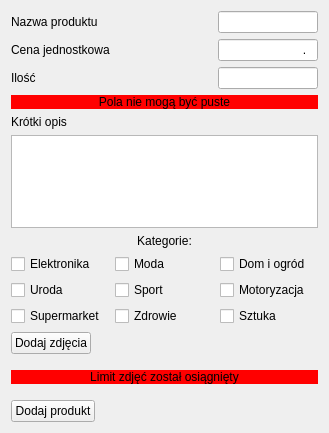
<?xml version="1.0" encoding="UTF-8"?>
<ui version="4.0">
 <class>AddProductForm</class>
 <widget class="QWidget" name="AddProductForm">
  <property name="geometry">
   <rect>
    <x>0</x>
    <y>0</y>
    <width>329</width>
    <height>433</height>
   </rect>
  </property>
  <property name="minimumSize">
   <size>
    <width>329</width>
    <height>0</height>
   </size>
  </property>
  <property name="windowTitle">
   <string>Form</string>
  </property>
  <layout class="QVBoxLayout" name="verticalLayout_2">
   <item>
    <layout class="QVBoxLayout" name="verticalLayout">
     <item>
      <layout class="QHBoxLayout" name="productNameLayout" stretch="1,1,1">
       <item>
        <widget class="QLabel" name="productNameLabel">
         <property name="text">
          <string>Nazwa produktu</string>
         </property>
        </widget>
       </item>
       <item>
        <spacer name="horizontalSpacer">
         <property name="orientation">
          <enum>Qt::Orientation::Horizontal</enum>
         </property>
         <property name="sizeHint" stdset="0">
          <size>
           <width>40</width>
           <height>20</height>
          </size>
         </property>
        </spacer>
       </item>
       <item>
        <widget class="QLineEdit" name="productNameEdit">
         <property name="inputMask">
          <string/>
         </property>
         <property name="maxLength">
          <number>50</number>
         </property>
         <property name="alignment">
          <set>Qt::AlignmentFlag::AlignRight|Qt::AlignmentFlag::AlignTrailing|Qt::AlignmentFlag::AlignVCenter</set>
         </property>
        </widget>
       </item>
      </layout>
     </item>
     <item>
      <layout class="QHBoxLayout" name="productPriceLayout" stretch="1,1,1">
       <item>
        <widget class="QLabel" name="productPriceLabel">
         <property name="text">
          <string>Cena jednostkowa</string>
         </property>
        </widget>
       </item>
       <item>
        <spacer name="horizontalSpacer_2">
         <property name="orientation">
          <enum>Qt::Orientation::Horizontal</enum>
         </property>
         <property name="sizeHint" stdset="0">
          <size>
           <width>40</width>
           <height>20</height>
          </size>
         </property>
        </spacer>
       </item>
       <item>
        <widget class="QLineEdit" name="productPriceEdit">
         <property name="inputMask">
          <string>999999.99</string>
         </property>
         <property name="text">
          <string>.</string>
         </property>
         <property name="maxLength">
          <number>9</number>
         </property>
         <property name="echoMode">
          <enum>QLineEdit::EchoMode::Normal</enum>
         </property>
         <property name="alignment">
          <set>Qt::AlignmentFlag::AlignRight|Qt::AlignmentFlag::AlignTrailing|Qt::AlignmentFlag::AlignVCenter</set>
         </property>
        </widget>
       </item>
      </layout>
     </item>
     <item>
      <layout class="QHBoxLayout" name="productAmountLayout" stretch="1,1,1">
       <item>
        <widget class="QLabel" name="productAmountLabel">
         <property name="text">
          <string>Ilość</string>
         </property>
        </widget>
       </item>
       <item>
        <spacer name="horizontalSpacer_3">
         <property name="orientation">
          <enum>Qt::Orientation::Horizontal</enum>
         </property>
         <property name="sizeHint" stdset="0">
          <size>
           <width>40</width>
           <height>20</height>
          </size>
         </property>
        </spacer>
       </item>
       <item>
        <widget class="QLineEdit" name="productAmountEdit">
         <property name="inputMask">
          <string>99</string>
         </property>
         <property name="maxLength">
          <number>2</number>
         </property>
         <property name="alignment">
          <set>Qt::AlignmentFlag::AlignRight|Qt::AlignmentFlag::AlignTrailing|Qt::AlignmentFlag::AlignVCenter</set>
         </property>
        </widget>
       </item>
      </layout>
     </item>
     <item>
      <layout class="QVBoxLayout" name="productDescriptionLayout">
       <item>
        <widget class="QLabel" name="emptyError">
         <property name="styleSheet">
          <string notr="true">background-color: red;</string>
         </property>
         <property name="text">
          <string>Pola nie mogą być puste</string>
         </property>
         <property name="alignment">
          <set>Qt::AlignmentFlag::AlignCenter</set>
         </property>
        </widget>
       </item>
       <item>
        <widget class="QLabel" name="productDescriptionLabel">
         <property name="text">
          <string>Krótki opis</string>
         </property>
        </widget>
       </item>
       <item>
        <widget class="QPlainTextEdit" name="productDescriptionEdit">
         <property name="plainText">
          <string notr="true"/>
         </property>
         <property name="placeholderText">
          <string>Maksymalnie 100 znaków.</string>
         </property>
        </widget>
       </item>
       <item>
        <widget class="QLabel" name="categoriesLabel">
         <property name="text">
          <string>Kategorie:</string>
         </property>
         <property name="alignment">
          <set>Qt::AlignmentFlag::AlignCenter</set>
         </property>
        </widget>
       </item>
       <item>
        <layout class="QGridLayout" name="gridLayout">
         <item row="1" column="0">
          <widget class="QCheckBox" name="beautyBox">
           <property name="text">
            <string>Uroda</string>
           </property>
          </widget>
         </item>
         <item row="0" column="0">
          <widget class="QCheckBox" name="electronicBox">
           <property name="text">
            <string>Elektronika</string>
           </property>
          </widget>
         </item>
         <item row="0" column="2">
          <widget class="QCheckBox" name="houseAndGardenBox">
           <property name="text">
            <string>Dom i ogród</string>
           </property>
          </widget>
         </item>
         <item row="0" column="1">
          <widget class="QCheckBox" name="fashionBox">
           <property name="text">
            <string>Moda</string>
           </property>
          </widget>
         </item>
         <item row="1" column="1">
          <widget class="QCheckBox" name="sportBox">
           <property name="text">
            <string>Sport</string>
           </property>
          </widget>
         </item>
         <item row="1" column="2">
          <widget class="QCheckBox" name="automotiveBox">
           <property name="text">
            <string>Motoryzacja</string>
           </property>
          </widget>
         </item>
         <item row="2" column="0">
          <widget class="QCheckBox" name="supermarketBox">
           <property name="text">
            <string>Supermarket</string>
           </property>
          </widget>
         </item>
         <item row="2" column="1">
          <widget class="QCheckBox" name="healthcareBox">
           <property name="text">
            <string>Zdrowie</string>
           </property>
          </widget>
         </item>
         <item row="2" column="2">
          <widget class="QCheckBox" name="artBox">
           <property name="text">
            <string>Sztuka</string>
           </property>
          </widget>
         </item>
        </layout>
       </item>
       <item>
        <layout class="QHBoxLayout" name="addPhotosLayout">
         <property name="spacing">
          <number>6</number>
         </property>
         <property name="bottomMargin">
          <number>10</number>
         </property>
         <item>
          <widget class="QPushButton" name="addPhotosButton">
           <property name="text">
            <string>Dodaj zdjęcia</string>
           </property>
          </widget>
         </item>
         <item>
          <spacer name="horizontalSpacer_5">
           <property name="orientation">
            <enum>Qt::Orientation::Horizontal</enum>
           </property>
           <property name="sizeHint" stdset="0">
            <size>
             <width>40</width>
             <height>20</height>
            </size>
           </property>
          </spacer>
         </item>
        </layout>
       </item>
       <item>
        <widget class="QLabel" name="photoErrorLabel">
         <property name="styleSheet">
          <string notr="true">background-color: red;</string>
         </property>
         <property name="text">
          <string>Limit zdjęć został osiągnięty</string>
         </property>
         <property name="alignment">
          <set>Qt::AlignmentFlag::AlignCenter</set>
         </property>
        </widget>
       </item>
       <item>
        <layout class="QHBoxLayout" name="addProductLayout">
         <property name="spacing">
          <number>6</number>
         </property>
         <property name="topMargin">
          <number>10</number>
         </property>
         <item>
          <widget class="QPushButton" name="addProductButton">
           <property name="sizePolicy">
            <sizepolicy hsizetype="Fixed" vsizetype="Fixed">
             <horstretch>0</horstretch>
             <verstretch>0</verstretch>
            </sizepolicy>
           </property>
           <property name="minimumSize">
            <size>
             <width>0</width>
             <height>0</height>
            </size>
           </property>
           <property name="styleSheet">
            <string notr="true"/>
           </property>
           <property name="text">
            <string>Dodaj produkt</string>
           </property>
          </widget>
         </item>
         <item>
          <spacer name="horizontalSpacer_6">
           <property name="orientation">
            <enum>Qt::Orientation::Horizontal</enum>
           </property>
           <property name="sizeHint" stdset="0">
            <size>
             <width>40</width>
             <height>20</height>
            </size>
           </property>
          </spacer>
         </item>
        </layout>
       </item>
      </layout>
     </item>
    </layout>
   </item>
  </layout>
 </widget>
 <resources/>
 <connections/>
</ui>
